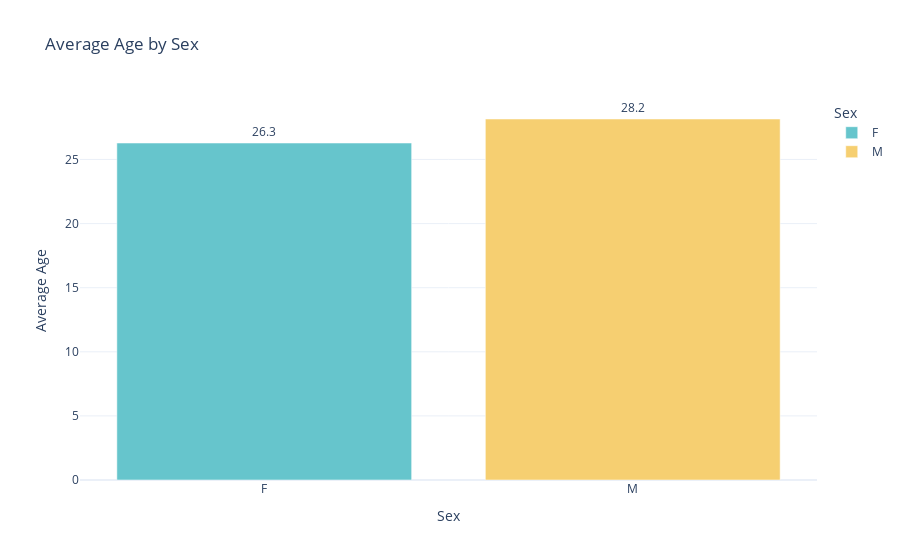

The code cell stored with this chart in its notebook:
### Code cell
import pandas as pd
import plotly.express as px
import plotly.io as pio

# Ensure inline display in VS Code
pio.renderers.default = 'vscode'  # or 'iframe'

# Check column names for typos/spaces
print(df.columns)  # Optional: just to see actual column names

# Use the correct column names for Age and Sex
age_col = [col for col in df.columns if 'age' in col.lower()][0]  # picks the first column containing 'age'
sex_col = [col for col in df.columns if 'sex' in col.lower()][0]   # picks the first column containing 'sex'

# Ensure 'Age' is numeric
df[age_col] = pd.to_numeric(df[age_col], errors='coerce')

# Drop rows where Age is NaN
df = df.dropna(subset=[age_col])

# Group by Sex and calculate average Age
sex_age = df.groupby(sex_col)[age_col].mean().reset_index()

# Create the bar chart
fig = px.bar(
    sex_age,
    x=sex_col,
    y=age_col,
    color=sex_col,
    title='Average Age by Sex',
    text=sex_age[age_col].round(1),
    color_discrete_sequence=px.colors.qualitative.Pastel
)

# Customize layout
fig.update_traces(textposition='outside')
fig.update_layout(
    xaxis_title='Sex',
    yaxis_title='Average Age',
    template='plotly_white'
)

fig.show()

### Figure 1 — Plotly figure (JSON) as saved in the notebook; plotly's stock layout.template omitted (floating-point values rounded to 4 significant figures)
{"data": [{"alignmentgroup": "True", "hovertemplate": "Sex=%{x}<br>Age=%{y}<br>text=%{text}<extra></extra>", "legendgroup": "F", "marker": {"color": "rgb(102, 197, 204)", "pattern": {"shape": ""}}, "name": "F", "offsetgroup": "F", "orientation": "v", "showlegend": true, "text": [26.3], "textposition": "outside", "type": "bar", "x": ["F"], "xaxis": "x", "y": [26.28], "yaxis": "y"}, {"alignmentgroup": "True", "hovertemplate": "Sex=%{x}<br>Age=%{y}<br>text=%{text}<extra></extra>", "legendgroup": "M", "marker": {"color": "rgb(246, 207, 113)", "pattern": {"shape": ""}}, "name": "M", "offsetgroup": "M", "orientation": "v", "showlegend": true, "text": [28.2], "textposition": "outside", "type": "bar", "x": ["M"], "xaxis": "x", "y": [28.16], "yaxis": "y"}], "layout": {"barmode": "relative", "legend": {"title": {"text": "Sex"}, "tracegroupgap": 0}, "title": {"text": "Average Age by Sex"}, "xaxis": {"anchor": "y", "categoryarray": ["F", "M"], "categoryorder": "array", "domain": [0, 1], "title": {"text": "Sex"}}, "yaxis": {"anchor": "x", "domain": [0, 1], "title": {"text": "Average Age"}}}}
